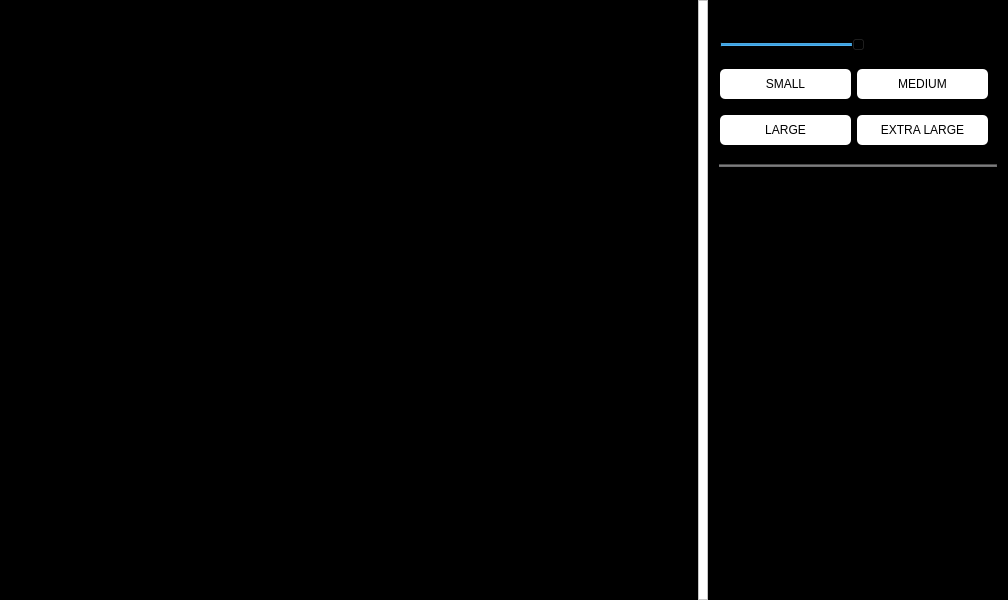
<?xml version="1.0" encoding="UTF-8"?>
<ui version="4.0">
 <class>MainWindow</class>
 <widget class="QMainWindow" name="MainWindow">
  <property name="geometry">
   <rect>
    <x>0</x>
    <y>0</y>
    <width>1008</width>
    <height>600</height>
   </rect>
  </property>
  <property name="windowTitle">
   <string>MainWindow</string>
  </property>
  <widget class="QWidget" name="centralwidget">
   <layout class="QGridLayout" name="gridLayout">
    <property name="leftMargin">
     <number>0</number>
    </property>
    <property name="topMargin">
     <number>0</number>
    </property>
    <property name="rightMargin">
     <number>0</number>
    </property>
    <property name="bottomMargin">
     <number>0</number>
    </property>
    <property name="spacing">
     <number>0</number>
    </property>
    <item row="0" column="0">
     <widget class="QTextEdit" name="mainTextEdit">
      <property name="styleSheet">
       <string notr="true">background-color: rgb(0, 0, 0);</string>
      </property>
      <property name="placeholderText">
       <string>Type Here ...</string>
      </property>
     </widget>
    </item>
    <item row="0" column="2">
     <widget class="QFrame" name="toolBar">
      <property name="sizePolicy">
       <sizepolicy hsizetype="Preferred" vsizetype="Preferred">
        <horstretch>0</horstretch>
        <verstretch>0</verstretch>
       </sizepolicy>
      </property>
      <property name="minimumSize">
       <size>
        <width>200</width>
        <height>0</height>
       </size>
      </property>
      <property name="maximumSize">
       <size>
        <width>300</width>
        <height>16777215</height>
       </size>
      </property>
      <property name="styleSheet">
       <string notr="true">background-color: rgb(0, 0, 0);</string>
      </property>
      <property name="frameShape">
       <enum>QFrame::StyledPanel</enum>
      </property>
      <property name="frameShadow">
       <enum>QFrame::Raised</enum>
      </property>
      <layout class="QHBoxLayout" name="horizontalLayout">
       <property name="spacing">
        <number>0</number>
       </property>
       <property name="leftMargin">
        <number>0</number>
       </property>
       <property name="topMargin">
        <number>0</number>
       </property>
       <property name="rightMargin">
        <number>0</number>
       </property>
       <property name="bottomMargin">
        <number>0</number>
       </property>
       <item>
        <widget class="QScrollArea" name="scrollArea">
         <property name="sizePolicy">
          <sizepolicy hsizetype="Expanding" vsizetype="Expanding">
           <horstretch>0</horstretch>
           <verstretch>0</verstretch>
          </sizepolicy>
         </property>
         <property name="horizontalScrollBarPolicy">
          <enum>Qt::ScrollBarAlwaysOff</enum>
         </property>
         <property name="widgetResizable">
          <bool>true</bool>
         </property>
         <widget class="QWidget" name="scrollAreaWidgetContents">
          <property name="geometry">
           <rect>
            <x>0</x>
            <y>0</y>
            <width>296</width>
            <height>596</height>
           </rect>
          </property>
          <layout class="QVBoxLayout" name="verticalLayout">
           <item>
            <widget class="QLabel" name="fontSizeLabel">
             <property name="maximumSize">
              <size>
               <width>16777215</width>
               <height>20</height>
              </size>
             </property>
             <property name="font">
              <font>
               <pointsize>20</pointsize>
               <bold>true</bold>
              </font>
             </property>
             <property name="styleSheet">
              <string notr="true">background-color: rgba(196, 45, 255, 0);</string>
             </property>
             <property name="text">
              <string>Font Size</string>
             </property>
             <property name="alignment">
              <set>Qt::AlignCenter</set>
             </property>
            </widget>
           </item>
           <item>
            <widget class="QSlider" name="fontSlider">
             <property name="styleSheet">
              <string notr="true"/>
             </property>
             <property name="maximum">
              <number>100</number>
             </property>
             <property name="value">
              <number>50</number>
             </property>
             <property name="orientation">
              <enum>Qt::Horizontal</enum>
             </property>
            </widget>
           </item>
           <item>
            <widget class="QFrame" name="frame">
             <property name="minimumSize">
              <size>
               <width>0</width>
               <height>100</height>
              </size>
             </property>
             <property name="maximumSize">
              <size>
               <width>270</width>
               <height>100</height>
              </size>
             </property>
             <property name="frameShape">
              <enum>QFrame::StyledPanel</enum>
             </property>
             <property name="frameShadow">
              <enum>QFrame::Raised</enum>
             </property>
             <layout class="QGridLayout" name="gridLayout_2">
              <property name="leftMargin">
               <number>0</number>
              </property>
              <property name="topMargin">
               <number>0</number>
              </property>
              <property name="rightMargin">
               <number>0</number>
              </property>
              <property name="bottomMargin">
               <number>0</number>
              </property>
              <property name="horizontalSpacing">
               <number>-1</number>
              </property>
              <item row="0" column="0">
               <widget class="QPushButton" name="pushButtonsmall">
                <property name="minimumSize">
                 <size>
                  <width>0</width>
                  <height>30</height>
                 </size>
                </property>
                <property name="cursor">
                 <cursorShape>PointingHandCursor</cursorShape>
                </property>
                <property name="styleSheet">
                 <string notr="true">QPushButton {
        background-color: white;
        color: black;
	   border: none; 
	   border-radius: 5px;
}</string>
                </property>
                <property name="text">
                 <string>SMALL</string>
                </property>
                <property name="autoDefault">
                 <bool>false</bool>
                </property>
                <property name="default">
                 <bool>false</bool>
                </property>
                <property name="flat">
                 <bool>false</bool>
                </property>
               </widget>
              </item>
              <item row="0" column="1">
               <widget class="QPushButton" name="pushButtonmedium">
                <property name="minimumSize">
                 <size>
                  <width>0</width>
                  <height>30</height>
                 </size>
                </property>
                <property name="cursor">
                 <cursorShape>PointingHandCursor</cursorShape>
                </property>
                <property name="styleSheet">
                 <string notr="true">QPushButton {
        background-color: white;
        color: black;
	   border: none; 
	   border-radius: 5px;
}</string>
                </property>
                <property name="text">
                 <string>MEDIUM</string>
                </property>
                <property name="autoDefault">
                 <bool>false</bool>
                </property>
                <property name="default">
                 <bool>false</bool>
                </property>
                <property name="flat">
                 <bool>false</bool>
                </property>
               </widget>
              </item>
              <item row="1" column="0">
               <widget class="QPushButton" name="pushButtonlarge">
                <property name="minimumSize">
                 <size>
                  <width>0</width>
                  <height>30</height>
                 </size>
                </property>
                <property name="cursor">
                 <cursorShape>PointingHandCursor</cursorShape>
                </property>
                <property name="styleSheet">
                 <string notr="true">QPushButton {
        background-color: white;
        color: black;
	   border: none; 
	   border-radius: 5px;
}</string>
                </property>
                <property name="text">
                 <string>LARGE</string>
                </property>
                <property name="autoDefault">
                 <bool>false</bool>
                </property>
                <property name="default">
                 <bool>false</bool>
                </property>
                <property name="flat">
                 <bool>false</bool>
                </property>
               </widget>
              </item>
              <item row="1" column="1">
               <widget class="QPushButton" name="pushButtonextraLarge">
                <property name="minimumSize">
                 <size>
                  <width>0</width>
                  <height>30</height>
                 </size>
                </property>
                <property name="cursor">
                 <cursorShape>PointingHandCursor</cursorShape>
                </property>
                <property name="styleSheet">
                 <string notr="true">QPushButton {
        background-color: white;
        color: black;
	   border: none; 
	   border-radius: 5px;
}</string>
                </property>
                <property name="text">
                 <string>EXTRA LARGE</string>
                </property>
                <property name="autoDefault">
                 <bool>false</bool>
                </property>
                <property name="default">
                 <bool>false</bool>
                </property>
                <property name="flat">
                 <bool>false</bool>
                </property>
               </widget>
              </item>
             </layout>
            </widget>
           </item>
           <item>
            <widget class="Line" name="line">
             <property name="styleSheet">
              <string notr="true">background-color: rgb(109, 109, 110);</string>
             </property>
             <property name="orientation">
              <enum>Qt::Horizontal</enum>
             </property>
            </widget>
           </item>
           <item>
            <spacer name="verticalSpacer">
             <property name="orientation">
              <enum>Qt::Vertical</enum>
             </property>
             <property name="sizeHint" stdset="0">
              <size>
               <width>20</width>
               <height>40</height>
              </size>
             </property>
            </spacer>
           </item>
          </layout>
         </widget>
        </widget>
       </item>
      </layout>
     </widget>
    </item>
    <item row="0" column="1">
     <widget class="QFrame" name="seperator">
      <property name="minimumSize">
       <size>
        <width>10</width>
        <height>0</height>
       </size>
      </property>
      <property name="maximumSize">
       <size>
        <width>10</width>
        <height>16777215</height>
       </size>
      </property>
      <property name="styleSheet">
       <string notr="true">background-color: rgb(255, 255, 255);</string>
      </property>
      <property name="frameShape">
       <enum>QFrame::StyledPanel</enum>
      </property>
      <property name="frameShadow">
       <enum>QFrame::Raised</enum>
      </property>
     </widget>
    </item>
   </layout>
  </widget>
 </widget>
 <resources/>
 <connections/>
</ui>
